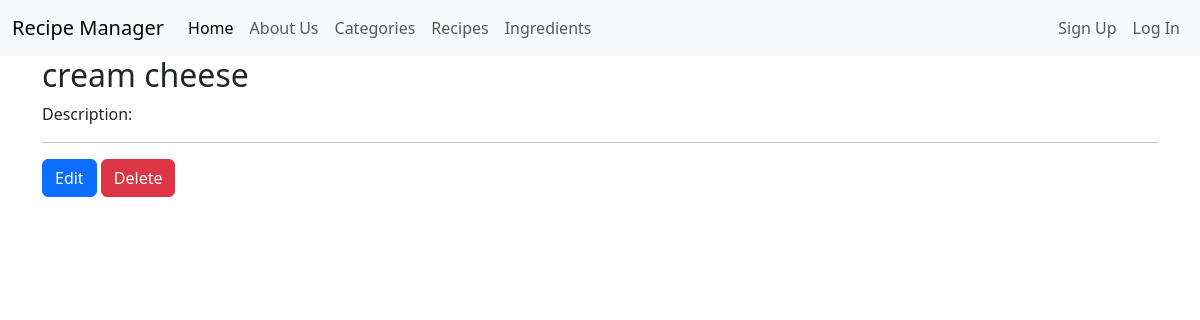
/recipes/ingredients/detail/9/, run on an earlier commit of the app's database.
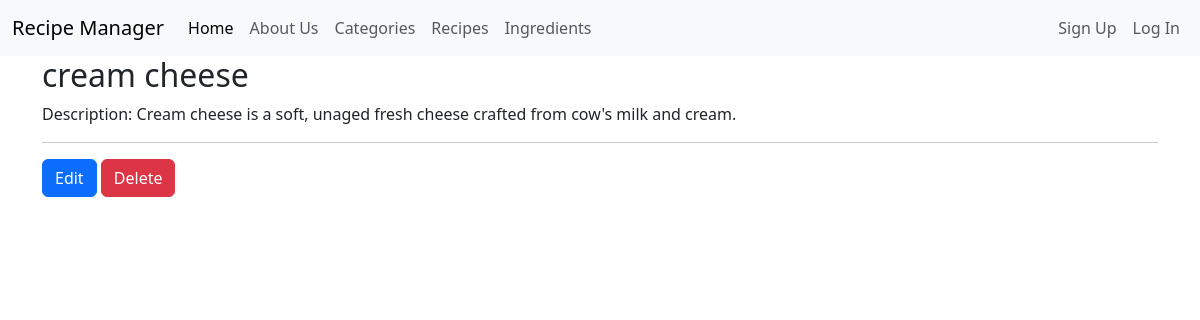
And on a later commit of the database.
### recipes/models.py (models this page shows, shortened)
class Ingredient(models.Model):
    name = models.CharField(max_length=150, unique=True)
    description = models.TextField(blank=True)
    class Meta:
        verbose_name = 'Ingredient'
        verbose_name_plural = 'Ingredients'
        ordering = ['name']

### recipes/views.py (the view)
# urls.py: path('ingredients/detail/<int:pk>/', IngredientDetailView.as_view(), name='ingredients_detail'),
class IngredientDetailView(DetailView):
    model = Ingredient
    template_name = 'ingredients/detail.html'
    context_object_name = 'ingredient'

### templates/ingredients/detail.html (shortened to what this page needs)
{% extends 'base.html' %}
{% block content %}
    <h2>{{ingredient.name}}</h2>
    <p>Description: {{ingredient.description}}
    <hr>
    <a href="{% url 'ingredients_edit' ingredient.id %}" class="btn btn-primary">Edit</a>
    <a href="{% url 'ingredients_delete' ingredient.id %}" class="btn btn-danger">Delete</a>
{% endblock content %}

What changed in the data, as far as the page shows it:
changed Ingredient "cream cheese": description (not shown) → "Cream cheese is a soft, unaged fresh cheese crafted from cow's milk and cream."
